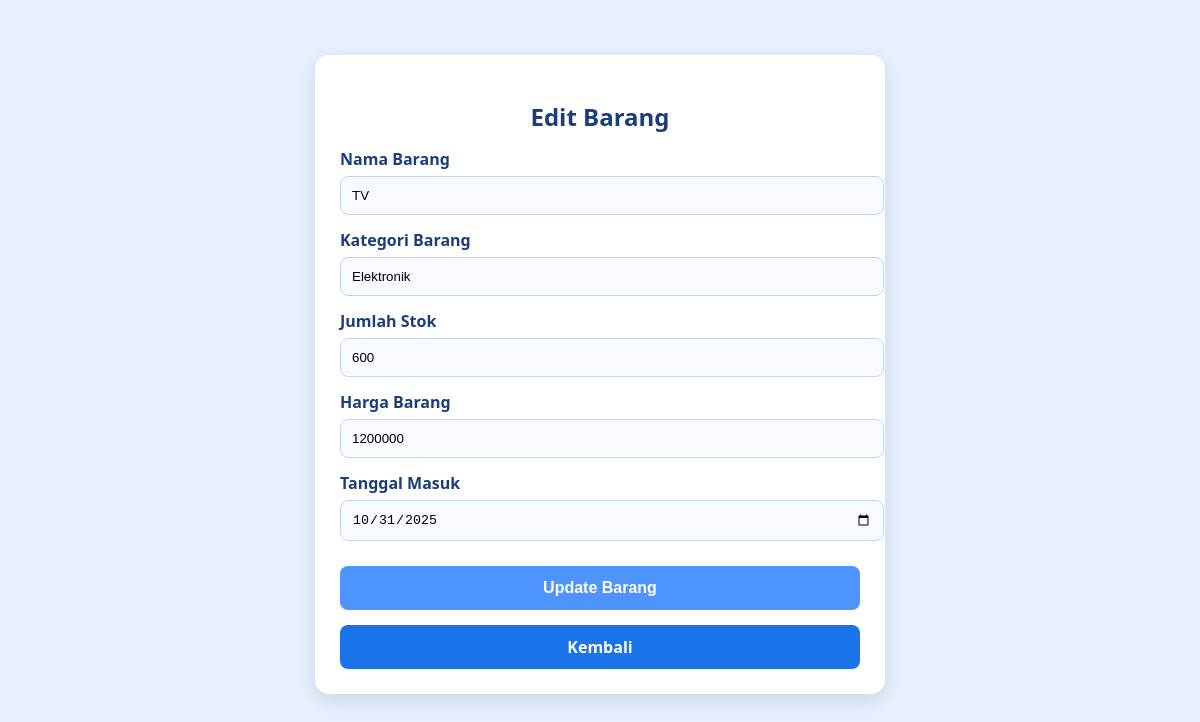
The app's page /edit.php?id=4 with its own data.
### tables this page shows
CREATE TABLE `barang` (
  `id_barang` int(11) NOT NULL,
  `nama_barang` varchar(100) NOT NULL,
  `kategori_barang` varchar(100) NOT NULL,
  `jumlah_stok` int(11) DEFAULT NULL,
  `harga_barang` int(11) NOT NULL,
  `tanggal_masuk` date NOT NULL
);

### edit.php (the view, shortened to what this page needs)
<?php
include 'config/db.php';
$id = $_GET['id'];
$query = "SELECT * FROM barang WHERE id_barang = $id";
$result = mysqli_query($conn, $query);
$row = mysqli_fetch_assoc($result);
?>
<!DOCTYPE html>
<html>
<head>
</head>
<body>
<div class="container">
    <h2>Edit Barang</h2>
    <form method="POST">
        <label>Nama Barang</label>
        <input type="text" name="nama_barang" value="<?= $row['nama_barang'] ?>" required>
        <label>Kategori Barang</label>
        <input type="text" name="kategori_barang" value="<?= $row['kategori_barang'] ?>" required>
        <label>Jumlah Stok</label>
        <input type="number" name="jumlah_stok" value="<?= $row['jumlah_stok'] ?>" required>
        <label>Harga Barang</label>
        <input type="number" name="harga_barang" value="<?= $row['harga_barang'] ?>" required>
        <label>Tanggal Masuk</label>
        <input type="date" name="tanggal_masuk" value="<?= $row['tanggal_masuk'] ?>" required>
        <button type="submit" name="update" class="btn-submit">Update Barang</button>
        <a href="index.php" class="btn-back">Kembali</a>
    </form>
</div>
</body>
</html>

### edit.php (style rules this page uses)
body { font-family: 'Segoe UI', sans-serif; background: #e6f0ff; margin: 0; padding: 0; }
.container { width: 90%; max-width: 520px; margin: 55px auto; padding: 25px; background: white; border-radius: 14px; box-shadow: 0 6px 18px rgba(0,0,0,0.12); transition: 0.3s ease; }
h2 { text-align: center; color: #1a3d7c; margin-bottom: 15px; }
label { font-weight: 600; margin-top: 14px; display: block; color: #1a3d7c; }
input { width: 100%; padding: 11px; margin-top: 6px; border-radius: 8px; border: 1px solid #c6d4f2; background: #f7faff; transition: 0.25s; }
.btn-submit { width: 100%; padding: 13px; background: #4d94ff; color: white; border: none; margin-top: 25px; font-size: 16px; border-radius: 8px; cursor: pointer; font-weight: 600; transition: 0.25s; }
.btn-back { display: block; margin-top: 15px; padding: 11px; text-align: center; color: white; background: #1a73e8; text-decoration: none; border-radius: 8px; font-weight: 600; transition: 0.25s; }

### records on screen
barang: nama_barang "TV", kategori_barang "Elektronik", jumlah_stok "600", harga_barang "1200000", tanggal_masuk "10/31/2025"
